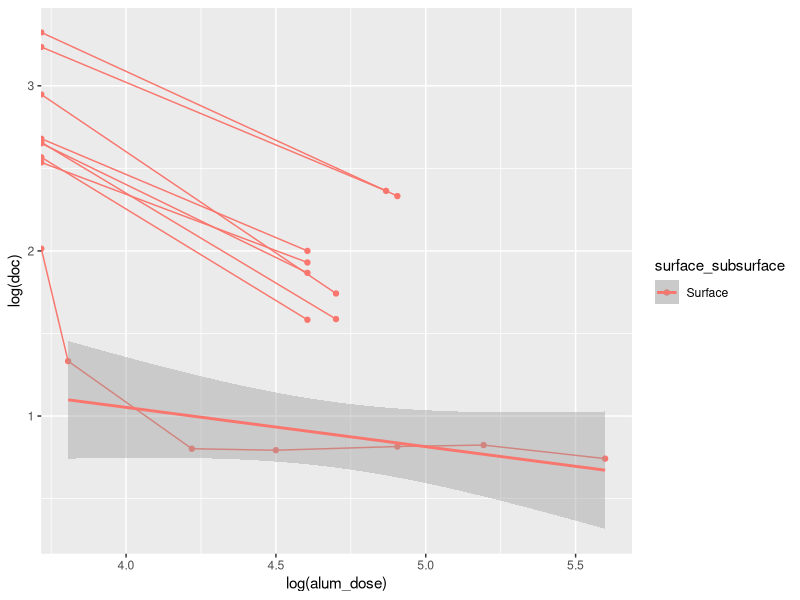
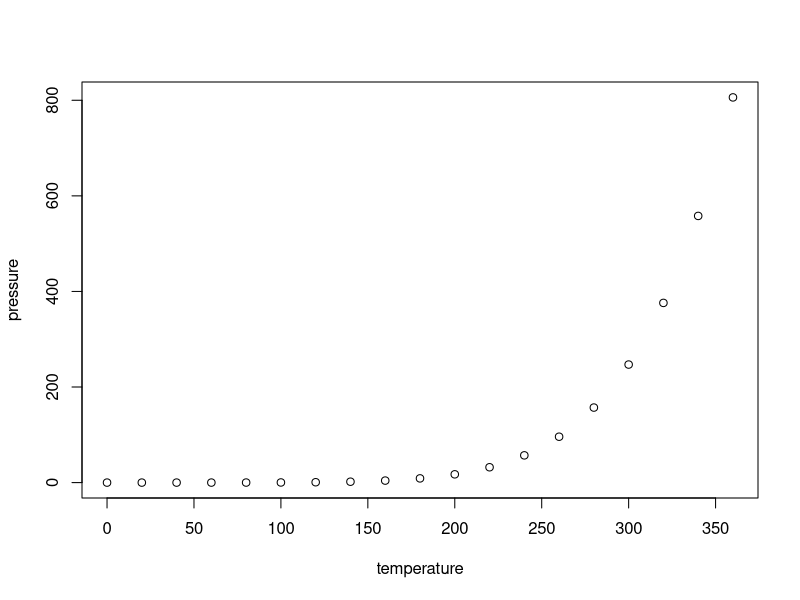

Recreate these plots in R, in order.
## ---- chunk 1
knitr::opts_chunk$set(echo = TRUE)
## ---- chunk 2
library(openxlsx)

waterOrg <- read.xlsx("treatability_organic.xlsx", sheet = 2, rows = 11:320, cols = 1:10, na.strings = c("NA", "--", "---", ""))

#TODO: factors, grouping

names(waterOrg) <- c("sample", "site", "surface_subsurface", "collection_method", "raw_treated", "alum_dose", "ph", "uv254", "color", "doc")

library(dplyr)

waterOrg <- waterOrg %>% filter(!is.na(ph) & !is.na(uv254) & !is.na(color) & !is.na(doc) & (!is.na(alum_dose) | raw_treated == "Raw"))

waterOrg[waterOrg$raw_treated == "Raw", "alum_dose"] = 0

sampleSplit <- strsplit(sprintf("%0.1f" ,waterOrg$sample), ".", fixed = TRUE)

waterOrg$sampleA <- 0
waterOrg$sampleB <- 0

for (i in 1:length(sampleSplit))
{
    waterOrg$sampleA[i] <- as.integer(sampleSplit[[i]][1])
    waterOrg$sampleB[i] <- as.integer(sampleSplit[[i]][2])
}

waterOrg$sampleA <- as.factor(waterOrg$sampleA)

waterOrg$logPh <- log(waterOrg$ph)
waterOrg$logUv254 <- log(waterOrg$uv254)
waterOrg$logColor <- log(waterOrg$color)
waterOrg$logDoc <- log(waterOrg$doc)

sites <- unique(waterOrg$site)

dataToUse <- waterOrg
#dataToUse <- waterOrg[waterOrg$site == sites[5],]
#dataToUse <- waterOrg[waterOrg$surface_subsurface == "Runoff",]

modelColor <- lm(data = dataToUse, formula = logDoc ~ logColor)
modelColorUv <- lm(data = dataToUse, formula = logDoc ~ logColor + logUv254)
modelColorUvInteract <- lm(data = dataToUse, formula = logDoc ~ logColor * logUv254)

#modelColorUvSquared <- lm(data = dataToUse, formula = logDoc ~ polym(logColor, logUv254, 2))

predictColor <- predict(modelColor, dataToUse)
predictColorUv <- predict(modelColorUv, dataToUse)
predictColorUvInteract <- predict(modelColorUvInteract, dataToUse)





library(ggplot2)

g <- ggplot(data = waterOrg[waterOrg$sampleA == "328",], mapping = aes(x = alum_dose, y = log(color + 1), group = sampleA, color = sampleA)) + geom_line()

g <- ggplot(data = waterOrg[waterOrg$site == sites[10],], mapping = aes(x = log(alum_dose), y = log(doc), group = sampleA, color = surface_subsurface)) + geom_point() + geom_line() + geom_smooth(method = "lm"); g

pg <- ggplot(data = data.frame(predictColor = predictColor, predictColorUv = predictColorUv, predictColorUvInteract = predictColorUvInteract, realDoc = dataToUse$logDoc)) + geom_point(mapping = aes(x = realDoc, y = predictColor)) + geom_point(mapping = aes(x = predictColorUv, y = realDoc), color = "red") + geom_point(mapping = aes(x = predictColorUvInteract, y = realDoc), color = "green")

pg <- ggplot(data = data.frame(predictColor = predictColor, predictColorUv = predictColorUv, predictColorUvInteract = predictColorUvInteract, realDoc = dataToUse$logDoc)) + geom_point(mapping = aes(x = realDoc, y = predictColor - realDoc)) + geom_point(mapping = aes(x = predictColorUv, y = predictColorUv - realDoc), color = "red") + geom_point(mapping = aes(x = predictColorUvInteract, y = predictColorUvInteract - realDoc), color = "green")

## ---- chunk 3
summary(cars)
## ---- chunk 4
plot(pressure)
